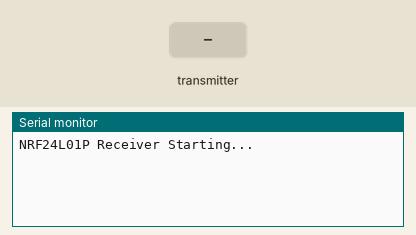
This sketch was run on a simulated Arduino Uno, built with avr-gcc and run on an emulated ATmega328P. On the bench: the last lines printed to the serial monitor. Inputs (shaded band) come from the test bench. No radio packets arrive unless stated.

Above: at 1.2 s.
1.3 s: the transmitter starts sending receiver = 0
At 1.9 s:
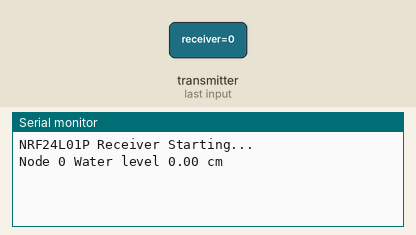
3.8 s: the transmitter starts sending receiver = 25
At 5.1 s:
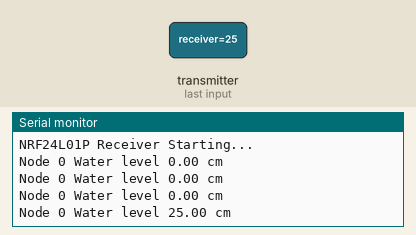

The sketch:

multi_receiver_with_sonar.ino
```cpp
#include <SPI.h>
#include <nRF24L01.h>
#include <RF24.h>

#define CE_PIN   9
#define CSN_PIN 10

RF24 radio(CE_PIN, CSN_PIN);

// tx/rx address
const byte rxAddr[] = {1, 2};

void setup()
{

  Serial.begin(9600);
  while(!Serial);
  Serial.println("NRF24L01P Receiver Starting...");

  radio.begin();
  radio.setPALevel(RF24_PA_HIGH);   // RF24_PA_MIN ,RF24_PA_LOW, RF24_PA_HIGH, RF24_PA_MAX
  radio.setDataRate( RF24_250KBPS ); // RF24_250KBPS, RF24_1MBPS, RF24_2MBPS
  radio.setChannel(108);

  radio.openReadingPipe(0, rxAddr[0]);
  radio.openReadingPipe(1, rxAddr[1]);
  radio.startListening();

}

void loop()
{
  byte pipeNum = 0;
  while (radio.available(&pipeNum))
  {
    float receiver;

    radio.read(&receiver, sizeof(receiver));

    //Serial.print("Receive ");
    //Serial.println(receiver);

    int node = (int)receiver / 100;
    float distance = receiver - node*100;

    if(distance < 99.0){
      Serial.print("Node "); Serial.print(node); Serial.print(" Water level "); Serial.print(distance); Serial.print(" cm"); Serial.println();

    }
    else{
      Serial.print("Node "); Serial.print(node); Serial.print(" Water level more than 100 cm"); Serial.println();
    }

    delay(1000);

  }


}
```

Measured:
- after the input at 1.3 s, the serial monitor: prints a new line at once (image 1)
- after the input at 3.8 s, the serial monitor: prints a new line after 0.50 s (image 2)
